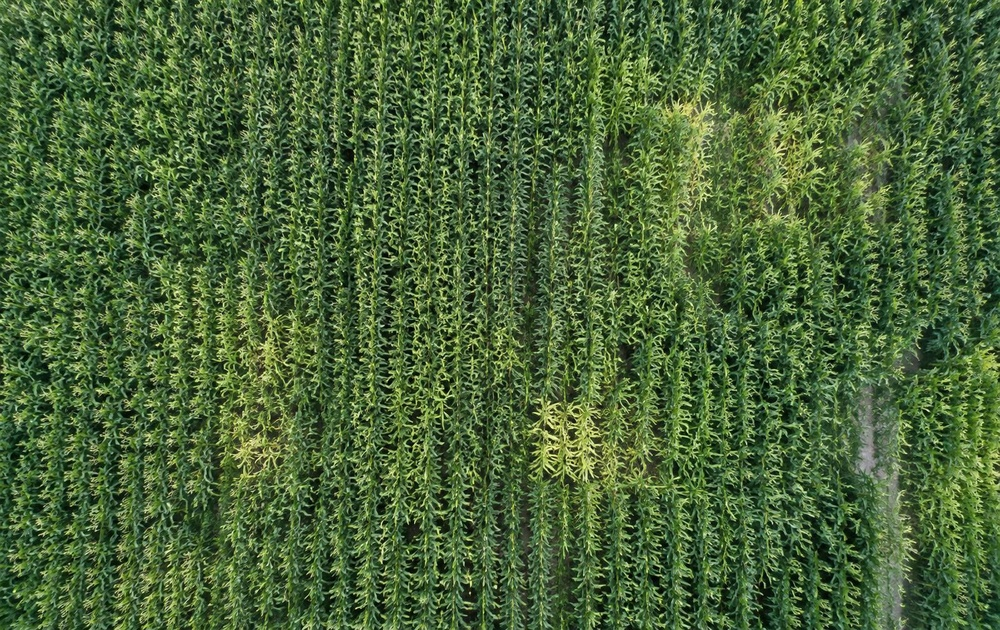
#> input picture src/assets/field-hero.jpg, 1000 x 630 px, shrunk from 1600 x 1008 before the run
$ python -i segmentation.py   (imports and definitions only)
#> lines starting #> are read from the running program, lines starting #| are printed output that depends on the picture; after the words box and inside, x2 and y2 are one past the last pixel; in counts of white or black regions, pixels touching at a corner belong together
#> further down, picture is the input picture: shape (630, 1000, 3); mean B, G, R 56.6, 101.3, 74.8
import cv2
import numpy as np


def create_vegetation_mask(
    image: np.ndarray,
) -> np.ndarray:
    """
    Create a mask for visually detected vegetation.
    """

    hsv = cv2.cvtColor(
        image,
        cv2.COLOR_BGR2HSV,
    )
#> hsv: shape (630, 1000, 3); mean H, S, V 49.6, 126.8, 101.3

    # HSV range for green vegetation
    lower_green = np.array([
        25,
        40,
        30,
    ])

    upper_green = np.array([
        95,
        255,
        255,
    ])

    mask = cv2.inRange(
        hsv,
        lower_green,
        upper_green,
    )
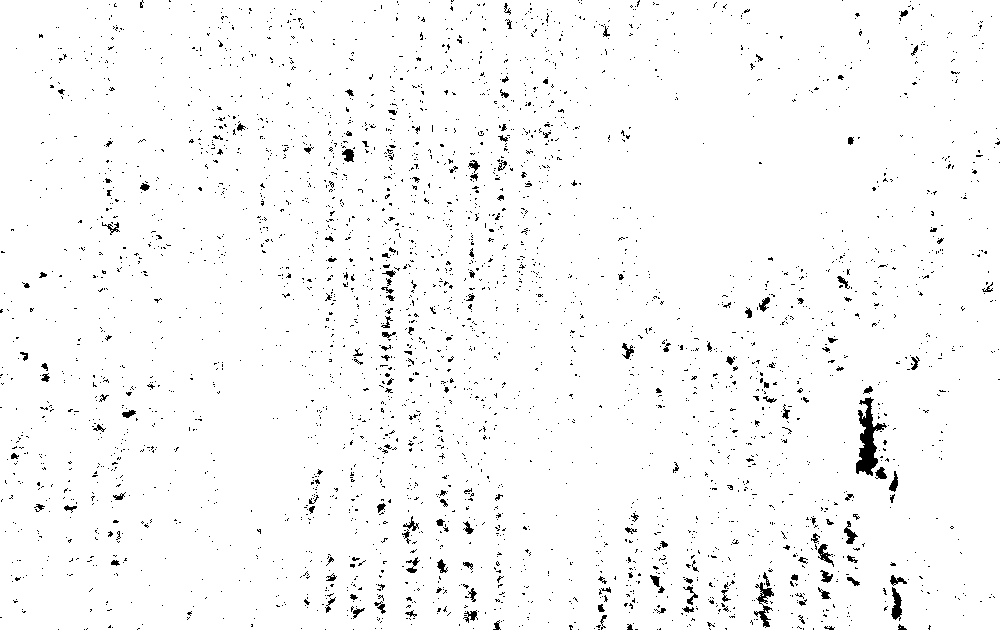
#> mask: shape (630, 1000); 97.4% white; black in thin lines or dots

    # Remove small noise
    kernel = np.ones(
        (5, 5),
        np.uint8,
    )

    mask = cv2.morphologyEx(
        mask,
        cv2.MORPH_OPEN,
        kernel,
    )
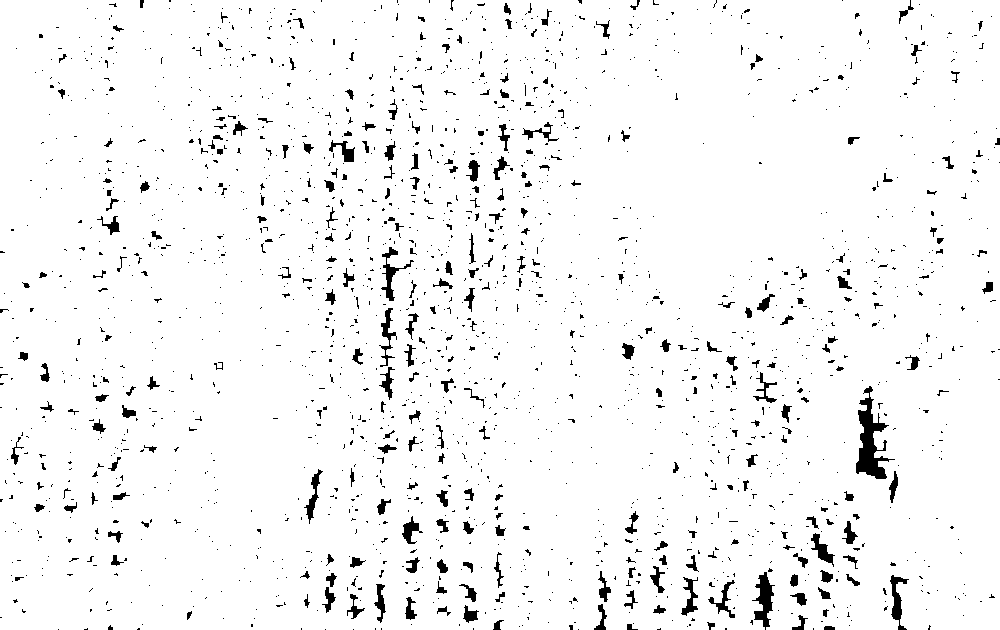
#> mask: shape (630, 1000); 96% white; 2061 black regions (1775 under 20 px), largest, box (x1, y1, x2, y2) and area: (856, 386, 895, 479) 1402, (752, 572, 775, 630) 604, (381, 247, 414, 301) 404

    # Fill small gaps
    mask = cv2.morphologyEx(
        mask,
        cv2.MORPH_CLOSE,
        kernel,
    )
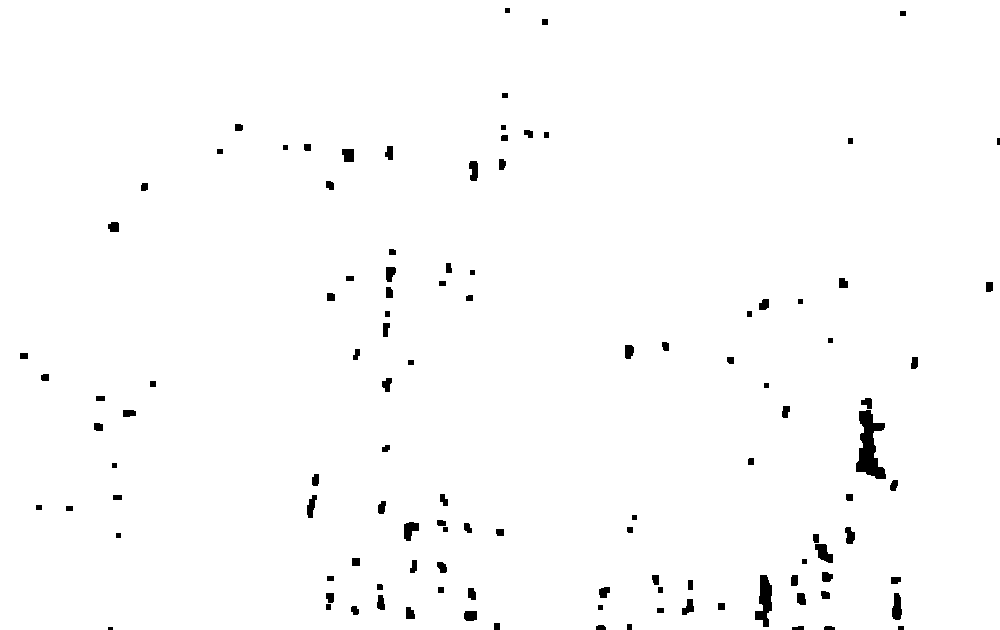
#> mask: shape (630, 1000); 98.6% white; 114 black regions (1 under 20 px), largest, box (x1, y1, x2, y2) and area: (856, 410, 886, 479) 1137, (755, 575, 772, 627) 536, (815, 544, 833, 563) 215

    return mask


def calculate_vegetation_coverage(
    mask: np.ndarray,
) -> float:
    """
    Calculate the percentage of the image
    classified as vegetation.
    """

    total_pixels = mask.size

    vegetation_pixels = cv2.countNonZero(
        mask
    )

    coverage = (
        vegetation_pixels /
        total_pixels
    ) * 100

    return round(
        coverage,
        2,
    )

>>> import cv2
>>> picture = cv2.imread('../../../src/assets/field-hero.jpg')
>>> result = create_vegetation_mask(picture)
